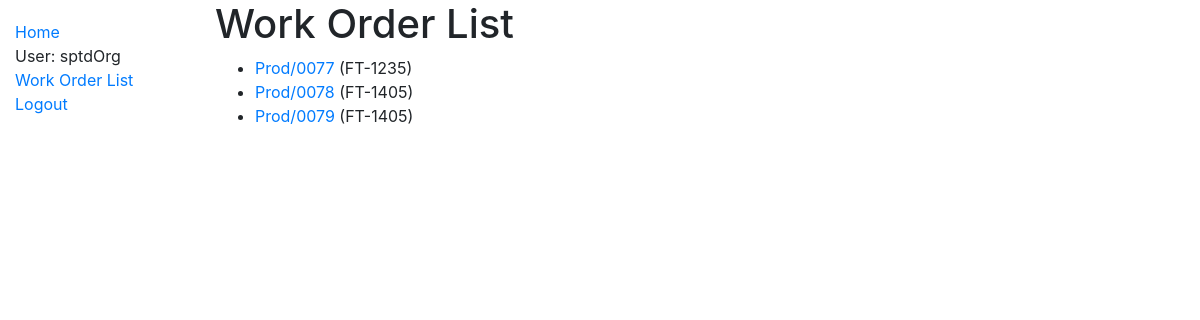
Screenshot of /workOrder/work_orders/ (signed in) with the database file from the repository.
### workOrder/models.py (models this page shows, shortened)
class Work_order(models.Model):
    wo_number = models.CharField(max_length=20, null=True)
    tagnumber = models.CharField(max_length=50, null=True, help_text='Enter tagnumber(eg. FT-1405)')
    problem = models.TextField(max_length=1000, null=True)
    originator = models.ForeignKey(User,
        on_delete=models.SET_NULL,
        null=True)
    dest_section = models.ForeignKey(Section,
        on_delete=models.SET_NULL,
        null=True)
    PRIORITY_STATUS = (
        ('n', 'Normal'),
        ('e', 'Emergency'),
        ('s', 'Shutdown'),
        ('o', 'Other'),
    )
    priority = models.CharField(max_length=1,
        choices=PRIORITY_STATUS,
        blank=True,
        default='n')
    date_open = models.DateField()
    status = models.CharField(max_length=2,
        blank=True)
    current_user_id = models.IntegerField(null=True)
    class Meta:
        ordering = ['originator','status','wo_number']
    def get_absolute_url(self):
        return reverse('work_order-detail', args=[str(self.id)])

### workOrder/views.py (the view)
# urls.py: path('work_orders/', views.Work_orderListView.as_view(), name='work_orders'),
class Work_orderListView(LoginRequiredMixin, generic.ListView):
    model = Work_order #prinsipnya dengan ini saja sdh cukup, namun kita perlu tambahan info di bawah ini
    context_object_name = 'user_work_order_list'   # your own name for the list as a template variable
    template_name = 'workOrder/user_work_order_list.html'  # Specify your own template name/location
    def get_queryset(self):
        self.wm = WM(self.request.user)
        return Work_order.objects.filter(pk__in=self.wm.woOnCurrentUser())

### workOrder/generals.py (called while the page is built)
    def woOnCurrentUser(self):
        woListId=[]
        woList = Work_order.objects.filter(current_user_id=self.user.id)
        for wo in woList:
            woListId.append(wo.id)
        return woListId

### workOrder/templates/workOrder/user_work_order_list.html (shortened to what this page needs)
{% extends "base_generic.html" %}
{% block content %}
  <h1>Work Order List</h1>
  {% if user_work_order_list %}
  <ul>
    {% for work_order in user_work_order_list %}
      <li>
        <a href="{{ work_order.get_absolute_url }}">{{ work_order.wo_number }}</a> ({{work_order.tagnumber}})
      </li>
    {% endfor %}
  </ul>
  {% else %}
    <p>There are no work order</p>
  {% endif %}
{% endblock %}

### workOrder/templates/base_generic.html (shortened to what this page needs)
<!DOCTYPE html>
<html lang="en">
    <head>
        <link rel="stylesheet" href="https://stackpath.bootstrapcdn.com/bootstrap/4.1.3/css/bootstrap.min.css">
        {% load static %}
        <link rel="stylesheet" href="{% static 'css/styles.css' %}">
    </head>
    <body>
    <div class="container-fluid">
        <div class="row">
            <div class="col-sm-2">
            {% block sidebar %}
                <ul class="sidebar-nav">
                    <li><a href="{% url 'index' %}">Home</a></li>
                    {% if user.is_authenticated %}
                        <li>User: {{ user.get_username }}</li>
                        <li><a href="{% url 'work_orders'%}">Work Order List</a></li>
                        <li><a href="{% url 'logout'%}?next={{request.path}}">Logout</a></li>
                    {% else %}
                        <li><a href="{% url 'login'%}?next={{request.path}}">Login</a></li>
                    {% endif %}
                </ul>
            {% endblock %}
            </div>
            <div class="col-sm-10 ">{% block content %}{% endblock %}</div>
        </div>
    </div>
    </body>
</html>

### workOrder/static/css/styles.css (style rules this page uses)
.sidebar-nav { margin-top: 20px; padding: 0; list-style: none; }

### rows the page displays
Work_order: wo_number "Prod/0077", tagnumber "FT-1235"
Work_order: wo_number "Prod/0078", tagnumber "FT-1405"
Work_order: wo_number "Prod/0079", tagnumber "FT-1405"

### other values shown
{{ user.get_username }} "sptdOrg"
